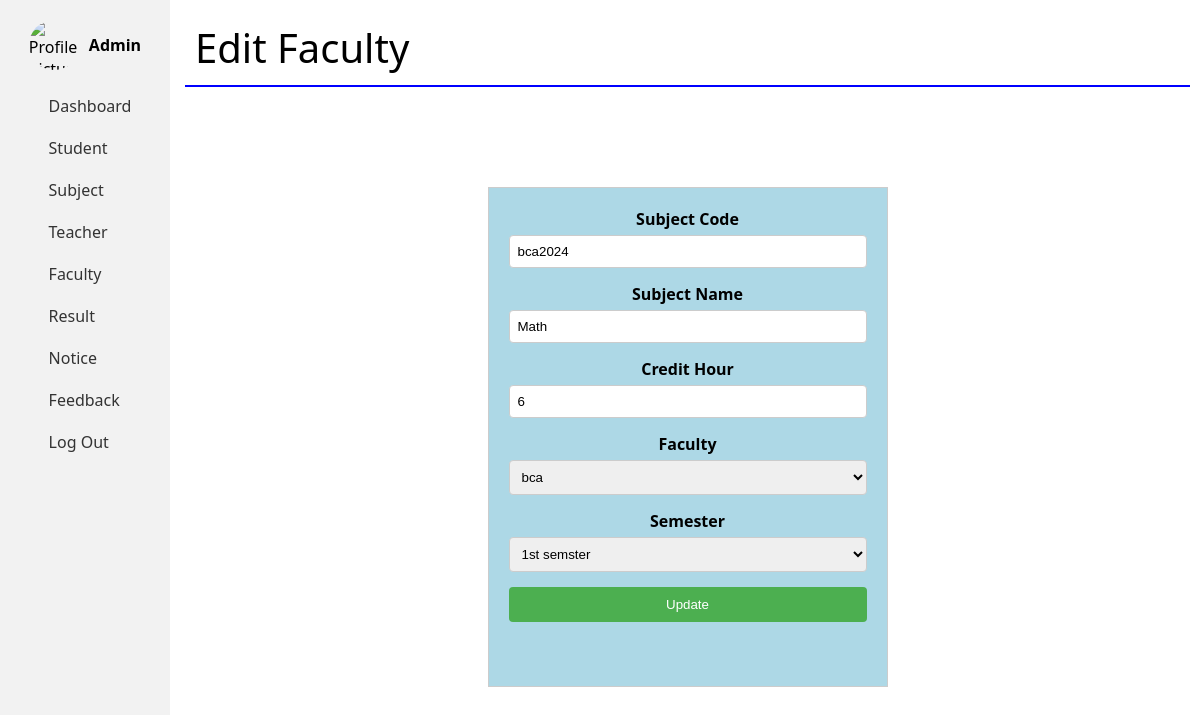
Screenshot of /admin/editsubject.php?id=4 (signed in) with the database file from the repository.
### tables this page shows
CREATE TABLE `subject` (
  `id` int(11) NOT NULL,
  `subjectcode` varchar(100) DEFAULT NULL,
  `subjectname` varchar(50) DEFAULT NULL,
  `credithour` int(20) DEFAULT NULL,
  `faculty` varchar(50) DEFAULT NULL,
  `semester` varchar(50) DEFAULT NULL
);

### admin/editsubject.php (the view, shortened to what this page needs)
<?php
$sid = $_GET['id'];
?>
<!DOCTYPE html>
<html>
<head>
</head>
<body>
    <div class="container">
        <?php include('sidebar.php'); ?>
        <div class="thead-main">
            <div class="dlabel">
                Edit Faculty
            </div>
            <?php
            $sql = "SELECT * FROM subject WHERE id = $sid";
            $result = $conn->query($sql);
            $row = mysqli_fetch_assoc($result);
            $facultyQuery = "SELECT * FROM faculty";
            $facultyResult = mysqli_query($conn, $facultyQuery);
            $semesterQuery = "SELECT * FROM semester";
            $semesterResult = mysqli_query($conn, $semesterQuery);
            ?>
            <div class="fieldset">
                <form action="" method="post" data-validate="parsley">
                    <div class="row">
                        <label for="subjectcode">Subject Code</label>
                        <input type="text" value="<?php echo $row['subjectcode'] ?>" name="subjectcode" id="subjectcode" required>
                    </div>
                    <div class="row">
                        <label for="subjectname">Subject Name</label>
                        <input type="text" value="<?php echo $row['subjectname'] ?>" name="subjectname" id="subjectname" required>
                    </div>
                    <div class="row">
                        <label for="credithour">Credit Hour</label>
                        <input type="number" value="<?php echo $row['credithour'] ?>" name="credithour" id="credithour" required>
                    </div>
                    <div class="row">
                        <label for="faculty">Faculty</label>
                        <select name="faculty" required>
                            <?php
                            while ($facultyRow = mysqli_fetch_assoc($facultyResult)) {
                                echo '<option value="' . $facultyRow['faculty_name'] . '">' . $facultyRow['faculty_name'] . '</option>';
                            }
                            ?>
                        </select>
                    </div>
                    <div class="row">
                        <label for="semester">Semester</label>
                        <select name="semester" required>
                            <?php
                            while ($semesterRow = mysqli_fetch_assoc($semesterResult)) {
                                echo '<option value="' . $semesterRow['semester_name'] . '">' . $semesterRow['semester_name'] . '</option>';
                            }
                            ?>
                        </select>
                    </div>
                    <input class="btn" type="submit" value="Update">
                </form>
            </div>
        </div>
    </div>
</body>
</html>

### admin/editsubject.php (style rules this page uses)
.container { display: flex; padding: 10px; }
.dlabel { color: black; padding: 10px 10px; text-align: start; font-size: 40px; border-bottom: solid blue 2px; }
.thead-main { text-align: center; height: 100%; width: 100%; margin-left: 175px; }
.fieldset { border: 1px solid #ccc; padding: 20px; width: 400px; height: 500px; margin: 100px auto; background-color: lightblue; }
.fieldset .row { margin-bottom: 15px; }
.fieldset label { display: block; font-weight: bold; margin-bottom: 5px; }
.fieldset input,.fieldset select { width: 100%; padding: 8px; border: 1px solid #ccc; border-radius: 4px; }
.fieldset .btn { background-color: #4CAF50; color: white; padding: 10px 20px; border: none; border-radius: 4px; cursor: pointer; width: 100%; }

### admin/sidebar.php (style rules this page uses)
* { margin: 0; padding: 0; box-sizing: border-box; }
body { font-family: system-ui, -apple-system, BlinkMacSystemFont, 'Segoe UI', Roboto, Oxygen, Ubuntu, Cantarell, 'Open Sans', 'Helvetica Neue', sans-serif; }

### rows the page displays
subject: subjectcode "bca2024", subjectname "Math", credithour "6"

### other values shown
form field faculty "bca"
form field semester "1st semster"
